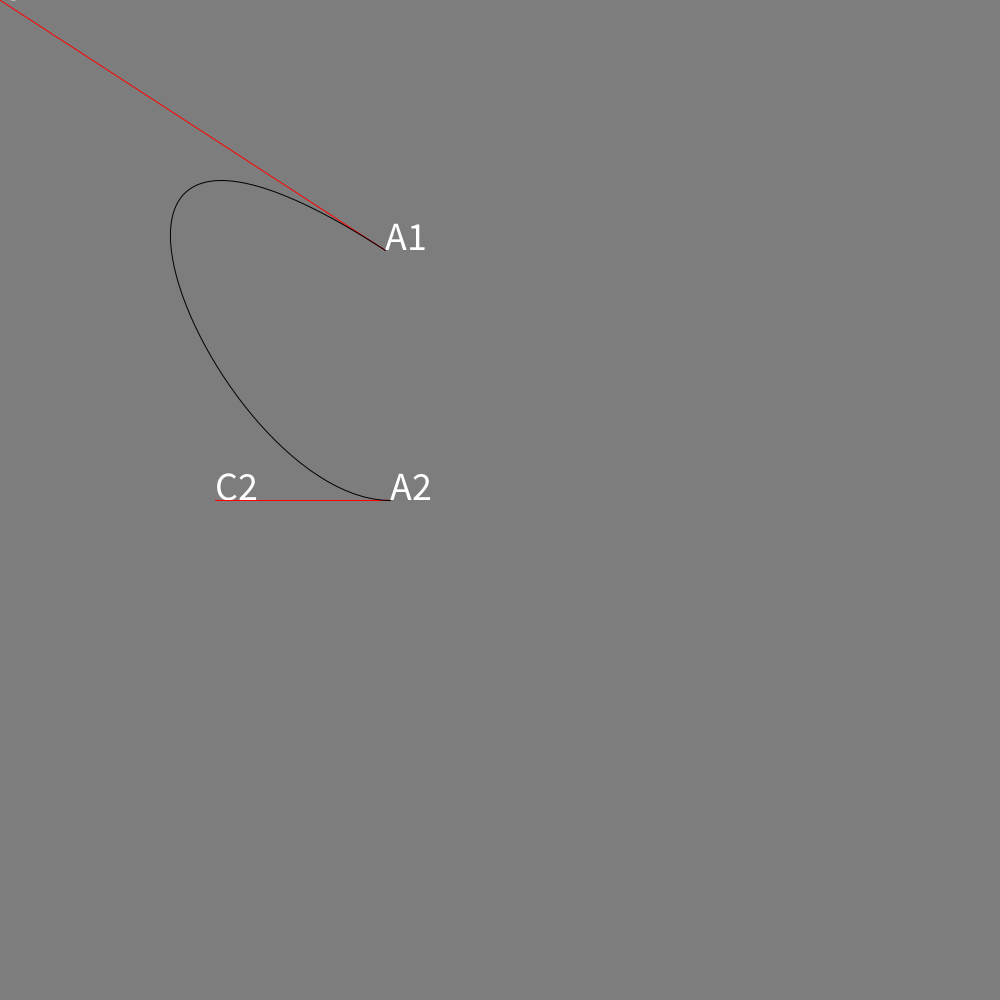
Frame 1 (no input)
Frame 60 (the mouse pressed at the canvas centre just before this capture): identical to frame 1, image omitted
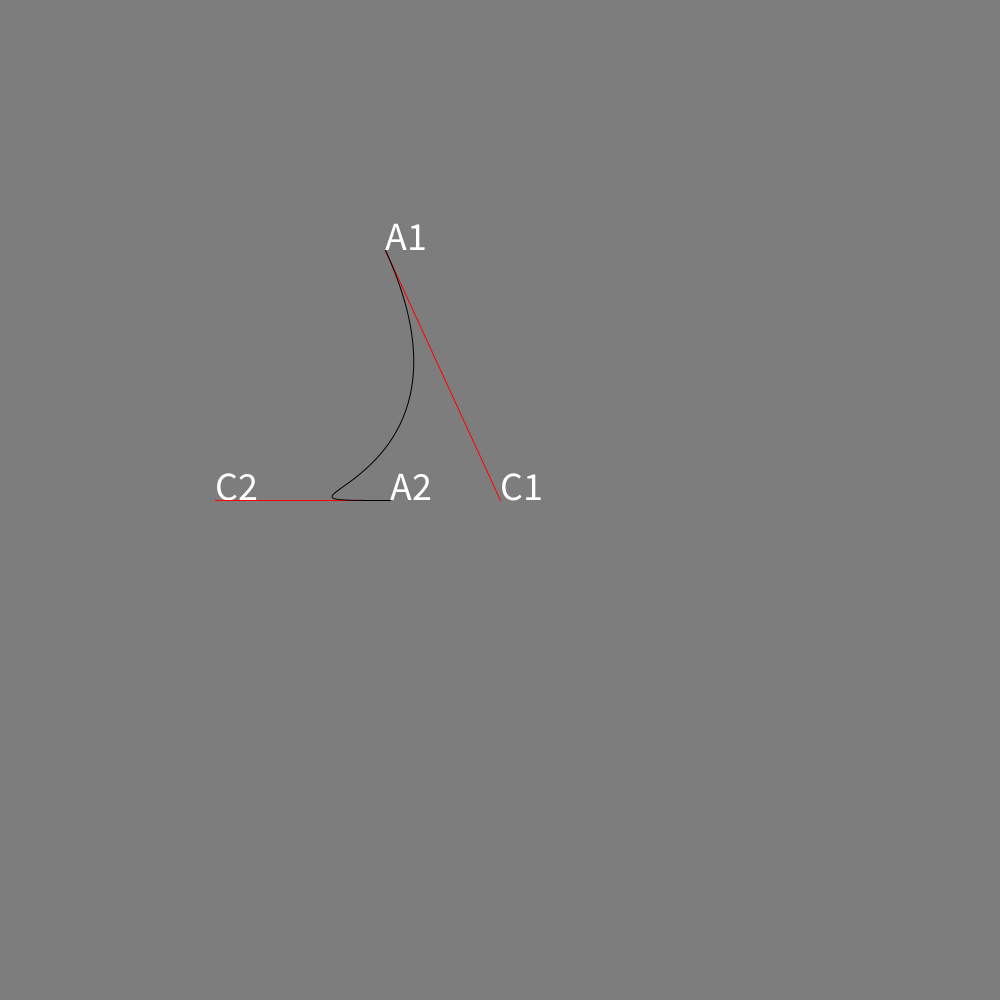
Frame 120 (the mouse held since frame 60 and released just before this capture)

The Processing sketch that drew these frames (run headless with seeded random() and noise(); from frame 60 on, the mouse is pressed at the canvas centre):

// Processing sketch: sketch_02_4
// ── sketch_02_4.pde
// Teorema di Bezier: tramite un punto di inizio e di fine e due di controllo,
// verso cui la linea si muove asintoticamente, si può creare qualunque curva

void setup(){
  size(1000, 1000); 
  noFill();
  background(125);
}


void draw(){
  
  background(125); // Pulisce il disegno a ogni ciclo
  
  textSize(40);
  text("A1", 385, 250);
  text("C1", mouseX, mouseY);
  text("C2", 215, 500);
  text("A2", 390, 500);
  
  stroke(255, 0, 0);
  line(385, 250, mouseX, mouseY); // A1-C1
  line(215, 500, 390, 500); // C2-A2
  
  stroke(0);
  // x_a1, y_a1, x_c1, y_c1, x_c2, y_c2, x_a2, y_a2
  bezier(385, 250, mouseX, mouseY, 215, 500, 390, 500);
  
}
